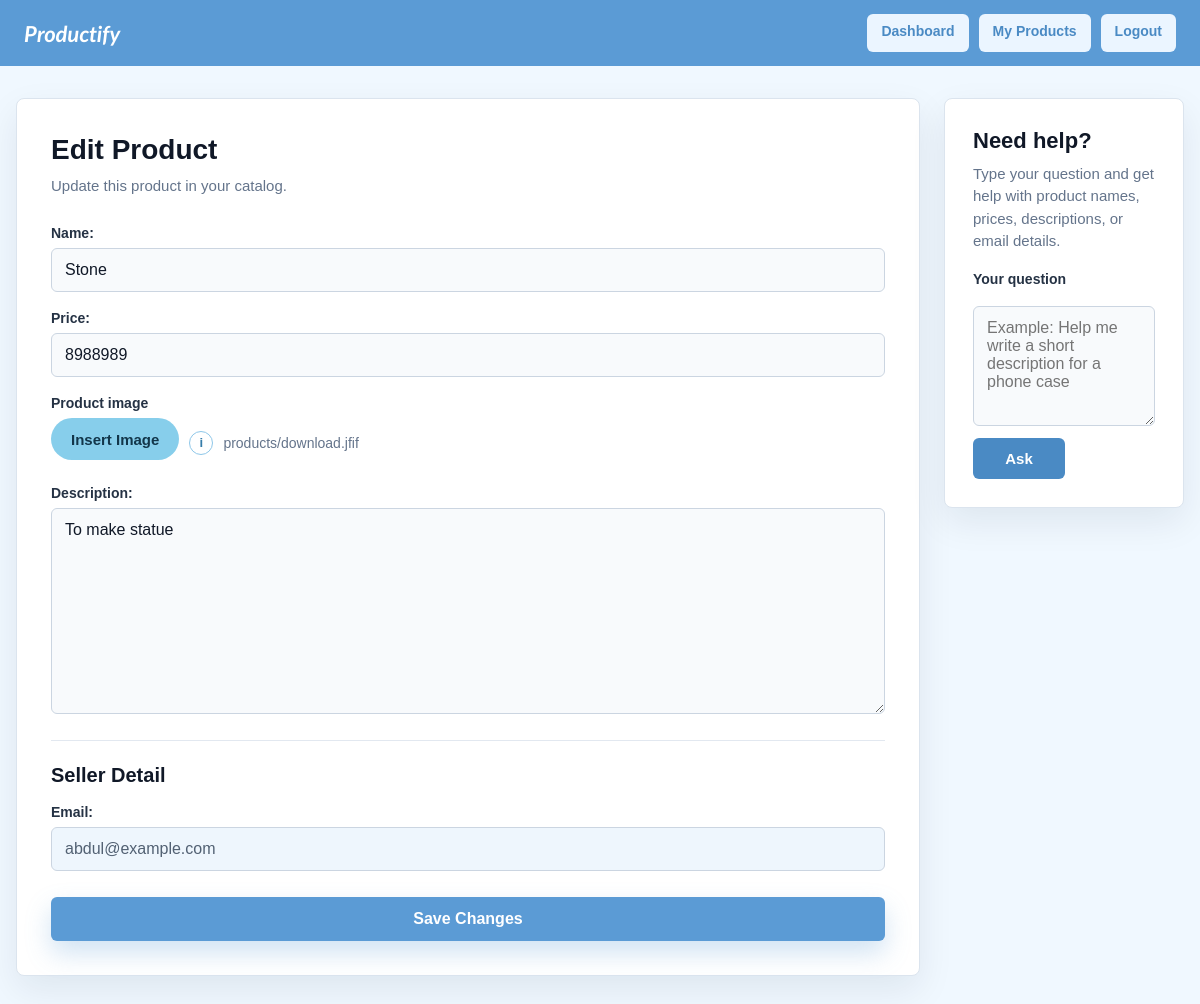
/edit/5/ (signed in), run on the app's committed database.
### products/models.py (models this page shows, shortened)
class Product(models.Model):
    owner = models.ForeignKey(User, on_delete=models.CASCADE)
    name = models.CharField(max_length=100)
    image =models.ImageField(
        upload_to='products/',
        null=True,
        blank=True
    )
    price = models.IntegerField()
    description = models.TextField()
    email = models.EmailField()
    created_at = models.DateTimeField(auto_now_add=True)

### products/views.py (the view)
# urls.py: path('edit/<int:product_id>/', views.edit_product, name='edit_product'),
@login_required
def edit_product(request, product_id):
    product = get_object_or_404(Product, id=product_id, owner=request.user)
    post_data = request.POST.copy() if request.method == "POST" else None
    if post_data is not None:
        post_data["email"] = request.user.email
    form = ProductForm(
        post_data,
        request.FILES or None,
        instance=product,
        user=request.user,
    )
    if request.method == "POST" and form.is_valid():
        product = form.save(commit=False)
        product.email = request.user.email
        product.save()
        return redirect("myproduct")
    return render(request, "form.html", {"form": form, "product": product})

### products/forms.py
class ProductForm(forms.ModelForm):
    def __init__(self, *args, user=None, **kwargs):
        super().__init__(*args, **kwargs)
        user_email = getattr(user, "email", "") if user else ""
        if user_email:
            self.fields["email"].initial = user_email
        self.fields["email"].widget.attrs.update({"readonly": "readonly"})
    class Meta:
        model = Product
        fields = ["name", "price", "image", "description", "email"]
        widgets = {
            "image": forms.FileInput(attrs={"accept": "image/*"}),
        }

### products/templates/form.html (shortened to what this page needs)
    <!DOCTYPE html>
<html lang="en">
<head>
</head>
<body>
<header class="topbar">
    <a class="brand" href="{% url 'home' %}">Productify</a>
    <nav class="nav">
        <a href="{% url 'home' %}">Dashboard</a>
        <a href="{% url 'myproduct' %}">My Products</a>
        <a href="{% url 'logout' %}">Logout</a>
    </nav>
</header>
<main>
    <div class="submit-layout">
        <section class="form-panel">
            <h1>{% if product %}Edit Product{% else %}Add Product{% endif %}</h1>
            <p class="subtitle">
                {% if product %}
                    Update this product in your catalog.
                {% else %}
                    Enter the product details below and save them to your catalog.
                {% endif %}
            </p>
            <form method="POST" enctype="multipart/form-data">
                <div class="field-group">
                    {{ form.name.label_tag }}
                    {{ form.name }}
                </div>
                <div class="field-group">
                    {{ form.price.label_tag }}
                    {{ form.price }}
                </div>
                <div class="field-group">
                    <label>Product image</label>
                    <div class="image-upload-row">
                        <label class="image-button" for="{{ form.image.id_for_label }}">Insert Image</label>
                        <span class="info-icon" title="Add image of the product">i</span>
                        <span class="selected-image-name" id="selected-image-name">
                            {% if product.image %}{{ product.image.name }}{% else %}No image selected{% endif %}
                        </span>
                    </div>
                </div>
                <div class="field-group">
                    {{ form.description.label_tag }}
                    {{ form.description }}
                </div>
                <section class="seller-section">
                    <h2>Seller Detail</h2>
                    <div class="field-group">
                        {{ form.email.label_tag }}
                        {{ form.email }}
                    </div>
                </section>
                <button class="save-button" type="submit">
                    {% if product %}Save Changes{% else %}Save Product{% endif %}
                </button>
            </form>
        </section>
        <aside class="help-panel">
            <h2>Need help?</h2>
            <p>Type your question and get help with product names, prices, descriptions, or email details.</p>
            <form class="ask-form" id="ask-form">
                <label for="question">Your question</label>
                <textarea id="question" name="question" placeholder="Example: Help me write a short description for a phone case"></textarea>
                <button class="ask-button" id="ask-button" type="submit">Ask</button>
            </form>
        </aside>
    </div>
</main>
</body>
</html>

### products/templates/form.html (style rules this page uses)
* { box-sizing: border-box; }
body { margin: 0; min-height: 100vh; font-family: Arial, Helvetica, sans-serif; color: #17202a; background: #F0F8FF; }
.topbar { background: #5B9BD5; border-bottom: none; padding: 14px 24px; display: flex; align-items: center; justify-content: space-between; gap: 16px; }
.brand { color: #ffffff; font-size: 22px; font-weight: 800; font-family: 'Lato', sans-serif; font-style: italic; font-weight: 700; text-decoration: none; }
.nav { display: flex; flex-wrap: wrap; gap: 10px; }
.nav a { border-radius: 6px; background: #EBF5FF; color: #4A8AC4; min-height: 38px; padding: 9px 14px; text-decoration: none; font-weight: 700; font-size: 14px; }
main { width: calc(100% - 32px); margin: 32px 16px; }
.submit-layout { display: grid; grid-template-columns: minmax(0, 8fr) minmax(240px, 2fr); align-items: start; gap: 24px; }
.form-panel { background: #ffffff; border: 1px solid #dbe4ee; border-radius: 8px; box-shadow: 0 14px 36px rgba(16, 30, 54, 0.08); padding: 34px; }
h1 { margin: 0 0 8px; font-size: 28px; line-height: 1.2; color: #101827; }
.subtitle { margin: 0 0 28px; color: #64748b; font-size: 15px; line-height: 1.5; }
.field-group { margin-bottom: 18px; }
.seller-section { border-top: 1px solid #e2e8f0; margin-top: 22px; padding-top: 22px; }
.seller-section h2 { color: #101827; font-size: 20px; line-height: 1.25; margin: 0 0 16px; }
label { display: block; margin-bottom: 7px; font-size: 14px; font-weight: 700; color: #253244; }
input, textarea { width: 100%; border: 1px solid #cbd5e1; border-radius: 6px; background: #f8fafc; color: #101827; font: inherit; padding: 12px 13px; outline: none; transition: border-color 0.18s ease, box-shadow 0.18s ease, background 0.18s ease; }
textarea { min-height: 120px; resize: vertical; }
input[readonly] { background: #eef6fd; color: #526173; cursor: default; }
.image-upload-row { align-items: center; display: flex; flex-wrap: wrap; gap: 10px; }
.image-button { align-items: center; background: #87CEEB; border-radius: 999px; color: #12364a; cursor: pointer; display: inline-flex; font-size: 15px; font-weight: 800; min-height: 42px; padding: 11px 20px; transition: background 0.18s ease, box-shadow 0.18s ease; }
.info-icon { align-items: center; border: 1px solid #8ec7e9; border-radius: 50%; color: #367da9; display: inline-flex; font-size: 13px; font-weight: 800; height: 24px; justify-content: center; line-height: 1; width: 24px; }
.selected-image-name { color: #64748b; font-size: 14px; }
.save-button { width: 100%; border: 0; border-radius: 6px; background: #5B9BD5; color: #ffffff; cursor: pointer; font-size: 16px; font-weight: 700; padding: 13px 18px; margin-top: 8px; box-shadow: 0 12px 26px rgba(91, 155, 213, 0.28); }
.help-panel { background: #ffffff; border: 1px solid #dbe4ee; border-radius: 8px; box-shadow: 0 14px 36px rgba(16, 30, 54, 0.08); padding: 28px; }
.help-panel h2 { margin: 0 0 8px; color: #101827; font-size: 22px; line-height: 1.25; }
.help-panel p { margin: 0 0 18px; color: #64748b; font-size: 15px; line-height: 1.5; }
.ask-form { display: grid; gap: 12px; }
.ask-button { width: fit-content; min-width: 92px; border: 0; border-radius: 6px; background: #4A8AC4; color: #ffffff; cursor: pointer; font-size: 15px; font-weight: 700; padding: 12px 18px; }

### data on the page
Product: name "Stone", price "8988989", image.name "products/download.jfif", description "To make statue", email "abdul@example.com"
